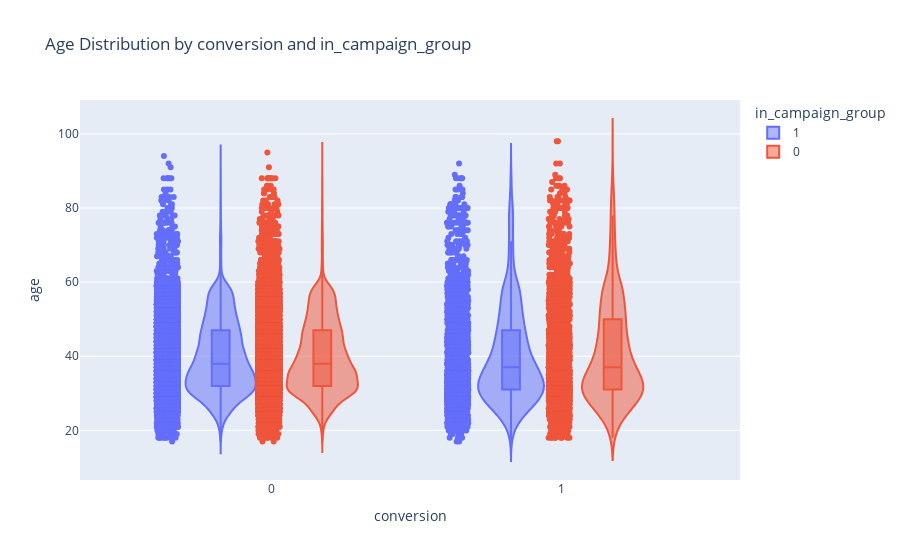

The notebook cell saved with this chart:
### Markdown cell above
the data is heavily unbalanced, indicating that the conversion rate of people who decide to subscribe to product is low.

### Code cell
# plot the age distribution for outcome variable (product subscription) distinguishing between the control and campaign group
fig = px.violin(data, y='age', x='conversion', color='in_campaign_group', box=True, points='all', title='Age Distribution by conversion and in_campaign_group')
pyo.iplot(fig)

### Figure 1 — Plotly figure (JSON) as saved in the notebook; plotly's stock layout.template omitted (floating-point values rounded to 4 significant figures; data arrays with more than 128 entries replaced by an {"elided": "..."} marker saying what was removed)
{"data": [{"alignmentgroup": "True", "box": {"visible": true}, "hovertemplate": "in_campaign_group=1<br>conversion=%{x}<br>age=%{y}<extra></extra>", "legendgroup": "1", "marker": {"color": "#636efa"}, "name": "1", "offsetgroup": "1", "orientation": "v", "points": "all", "scalegroup": "True", "showlegend": true, "type": "violin", "x": {"elided": "16476 int values"}, "x0": " ", "xaxis": "x", "y": {"elided": "16476 int values"}, "y0": " ", "yaxis": "y"}, {"alignmentgroup": "True", "box": {"visible": true}, "hovertemplate": "in_campaign_group=0<br>conversion=%{x}<br>age=%{y}<extra></extra>", "legendgroup": "0", "marker": {"color": "#EF553B"}, "name": "0", "offsetgroup": "0", "orientation": "v", "points": "all", "scalegroup": "True", "showlegend": true, "type": "violin", "x": {"elided": "24712 int values"}, "x0": " ", "xaxis": "x", "y": {"elided": "24712 int values"}, "y0": " ", "yaxis": "y"}], "layout": {"legend": {"title": {"text": "in_campaign_group"}, "tracegroupgap": 0}, "title": {"text": "Age Distribution by conversion and in_campaign_group"}, "violinmode": "group", "xaxis": {"anchor": "y", "domain": [0, 1], "title": {"text": "conversion"}}, "yaxis": {"anchor": "x", "domain": [0, 1], "title": {"text": "age"}}}}
